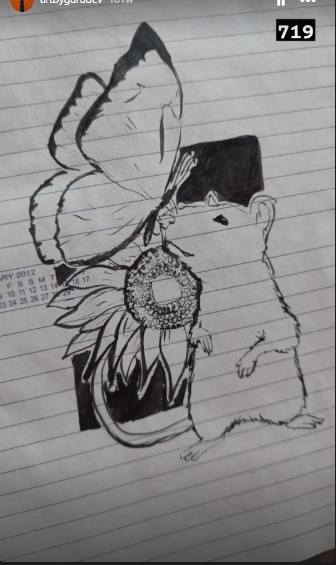
#> input picture Libs/collections/2022/Butterfly and Rat.jpg, 336 x 565 px
$ python -i stories.py   (imports and definitions only)
#> lines starting #> are read from the running program, lines starting #| are printed output that depends on the picture; after the words box and inside, x2 and y2 are one past the last pixel; in counts of white or black regions, pixels touching at a corner belong together
#> further down, picture is the input picture: PIL image 336x565 RGB; mean R, G, B 138.5, 137.3, 137.4
"""
GuruDev story grabber
=====================
Downloads drawings from your Instagram story archive links, reframes them
(trims the empty story background), saves them to Libs/collections/<year>/,
and updates the Collections page + the year bar on the home page.

One-time setup
--------------
    pip install -r requirements.txt
    python -m playwright install chromium
    python stories.py login          # a browser opens: log in to Instagram, then close it

Everyday use
------------
    python stories.py add 2026 "Night Owl" https://www.instagram.com/stories/archive/1234567890/
        -> saves the link to Support/stories.json, downloads it, updates the site

    python stories.py                 # download every story in stories.json that has no image yet
    python stories.py --year 2025     # only one year
    python stories.py --only "Croc"   # only one name (any year)
    python stories.py --redo          # re-download even if the image already exists
    python stories.py --no-trim       # keep the full 9:16 story frame
    python stories.py pages           # just rebuild the Collections page from the folders

Your login is kept in the .ig-profile/ folder (ignored by git, never pushed).
"""
import argparse
import io
import json
import re
import sys
import time
from pathlib import Path

from PIL import Image, ImageChops, ImageFilter

ROOT = Path(__file__).resolve().parent
STORIES_JSON = ROOT / "Support" / "stories.json"
COLLECTIONS = ROOT / "Libs" / "collections"
COLLECTIONS_PAGE = COLLECTIONS / "index.html"
HOME_PAGE = ROOT / "index.html"
PROFILE_DIR = ROOT / ".ig-profile"

IMG_EXT = (".jpg", ".jpeg", ".png", ".webp")


# ─── names ──────────────────────────────────────────────────────────────────
def clean_name(name: str) -> str:
    return re.sub(r'[<>:"/\\|?*]', "", name).strip()


def nice_title(stem: str) -> str:
    t = re.sub(r"[-_]+", " ", stem).strip()
    return t[:1].upper() + t[1:]


# [32 lines left out: functions find_existing, load_stories, save_stories, check_duplicates, not called in this run]


# ─── reframing ──────────────────────────────────────────────────────────────
def reframe(img: Image.Image, trim=True) -> Image.Image:
    """Trim the flat story background around the drawing, keep a small margin."""
#> called with trim = True
    img = img.convert("RGB")
    if not trim:
        return img
    w, h = img.size
#> w = 336; h = 565
    # background = median of the four corner patches
    p = max(4, w // 60)
#> p = 5
    corners = [img.crop(b) for b in [(0, 0, p, p), (w - p, 0, w, p), (0, h - p, p, h), (w - p, h - p, w, h)]]
#> corners = 4 items
    px = sorted(sum((list(c.getdata()) for c in corners), []))
#> px = 100 items, first 6: (23, 23, 25), (25, 25, 23), (25, 25, 25), (25, 25, 25), (25, 25, 25), (25, 25, 25)
    bg = px[len(px) // 2]
#> bg = (73, 73, 73)
    diff = ImageChops.difference(img, Image.new("RGB", img.size, bg)).convert("L")
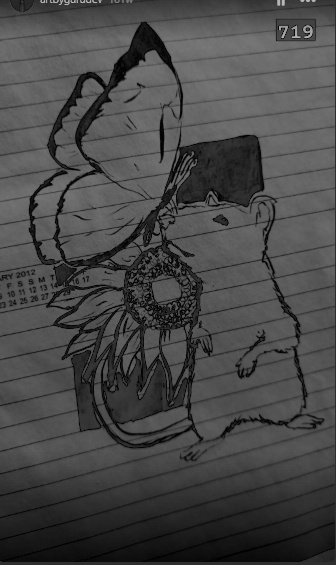
#> diff: PIL image 336x565 L; min 0, max 182, mean 71.8
    diff = diff.filter(ImageFilter.MedianFilter(5)).point(lambda v: 255 if v > 28 else 0)
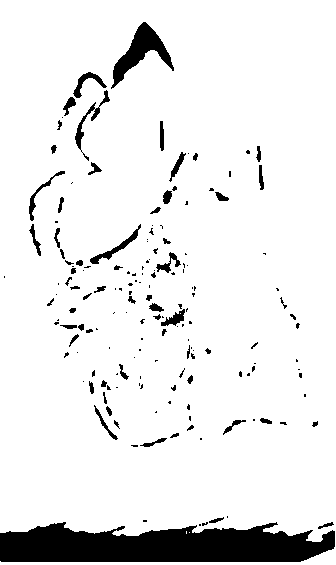
#> diff: PIL image 336x565 L; 91.4% white; 165 black regions (103 under 20 px), largest, box (x1, y1, x2, y2) and area: (0, 522, 335, 562) 10179, (111, 22, 174, 89) 1368, (75, 90, 110, 161) 346
    box = diff.getbbox()
#> box = (0, 0, 336, 565)
    if not box:
        return img
    bw, bh = box[2] - box[0], box[3] - box[1]
#> bw = 336; bh = 565
    if bw * bh < 0.12 * w * h or bw * bh > 0.97 * w * h:
        return img  # nothing sensible to trim
    m = int(0.03 * max(bw, bh))
    box = (max(0, box[0] - m), max(0, box[1] - m), min(w, box[2] + m), min(h, box[3] + m))
    return img.crop(box)


# [15 lines left out: functions save_jpg, open_browser, not called in this run]


FIND_MEDIA_JS = """
() => {
  const vis = el => { const r = el.getBoundingClientRect();
    return r.width > 200 && r.height > 300 && r.bottom > 0 && r.top < innerHeight ? r.width * r.height : 0; };
  let best = null, area = 0;
  for (const el of document.querySelectorAll('video, img')) {
    const a = vis(el); if (a > area) { area = a; best = el; }
  }
  if (!best) return null;
  best.setAttribute('data-gd-story', '1');
  if (best.tagName === 'VIDEO') {
    return { kind: 'video', ready: best.readyState >= 2, duration: best.duration || 0 };
  }
  return { kind: 'img', ready: best.complete && best.naturalWidth > 0, src: best.currentSrc || best.src };
}
"""


# [208 lines left out: functions click_through_prompts, capture, update_pages, cmd_login, cmd_sync, cmd_add and 1 more, not called in this run]


# [2 lines not run here, left out]

>>> from PIL import Image
>>> picture = Image.open('Libs/collections/2022/Butterfly and Rat.jpg')
>>> result = reframe(picture)

$ run again, on Libs/collections/2023/Call.jpg
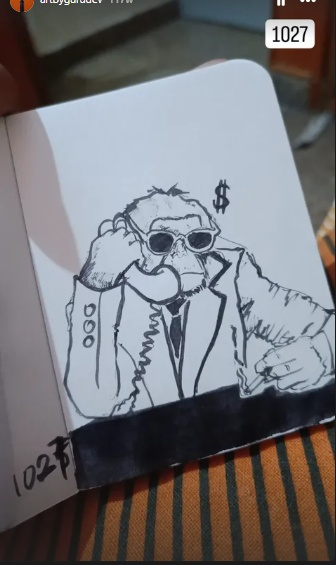
#> input picture Libs/collections/2023/Call.jpg, 336 x 565 px
#> picture is the input picture: PIL image 336x565 RGB; mean R, G, B 117.1, 116.5, 120
#> corners = 4 items
#> px = 100 items, first 6: (24, 25, 27), (25, 25, 25), (25, 25, 25), (25, 25, 25), (25, 25, 25), (25, 25, 25)
#> bg = (33, 25, 22)
#> in reframe, `diff = ImageChops.difference(img, Image.new("RGB", img.size, bg)).conv..`:
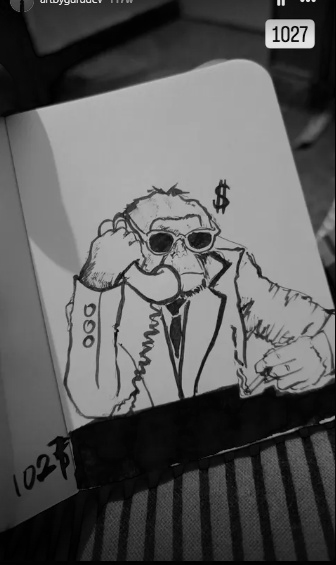
#> diff: PIL image 336x565 L; min 0, max 228, mean 91.6
#> in reframe, `diff = diff.filter(ImageFilter.MedianFilter(5)).point(lambda v: 255 if..`:
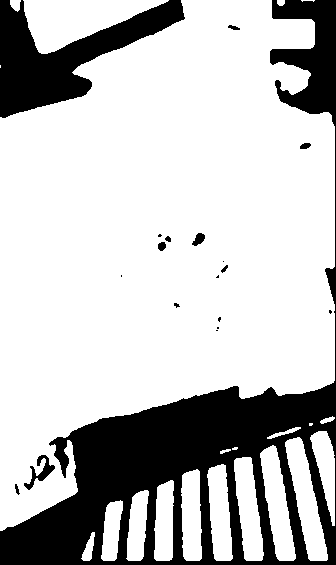
#> diff: PIL image 336x565 L; 75.5% white; 19 black regions (9 under 20 px), largest, box (x1, y1, x2, y2) and area: (0, 0, 336, 565) 37029, (0, 0, 185, 118) 8719, (24, 455, 55, 490) 336
#> box = (0, 0, 335, 561)
#> bw = 335; bh = 561
